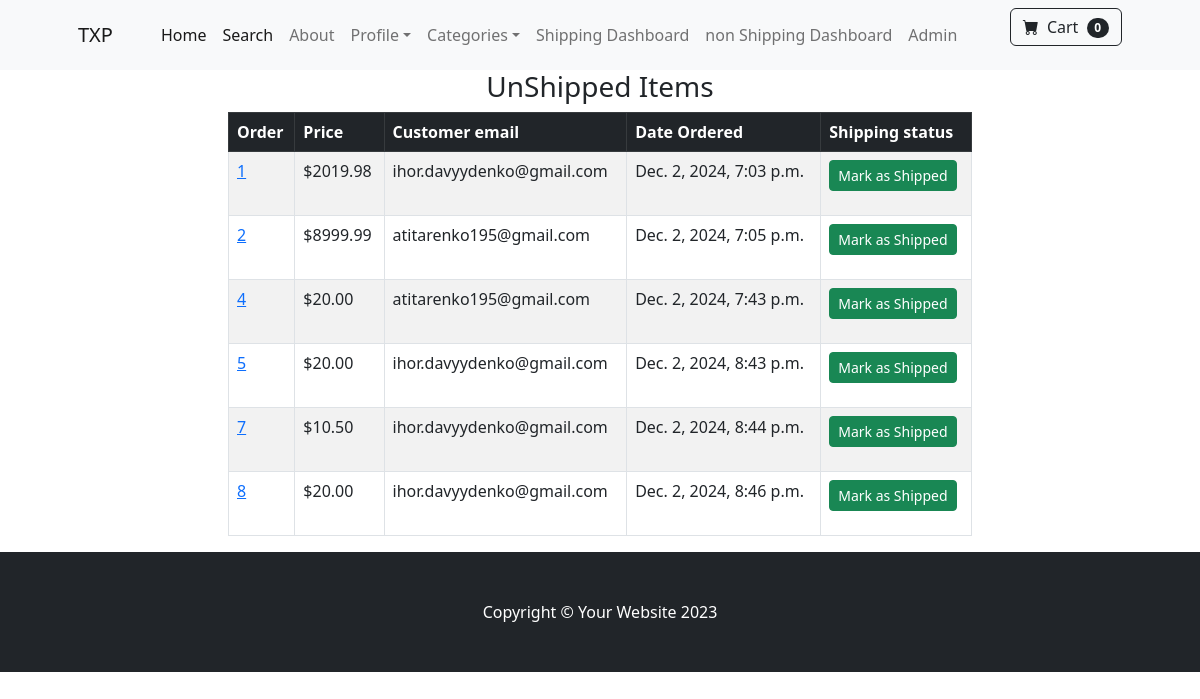
/payment/not_shipped_dash (signed in), run on an earlier commit of the app's database.
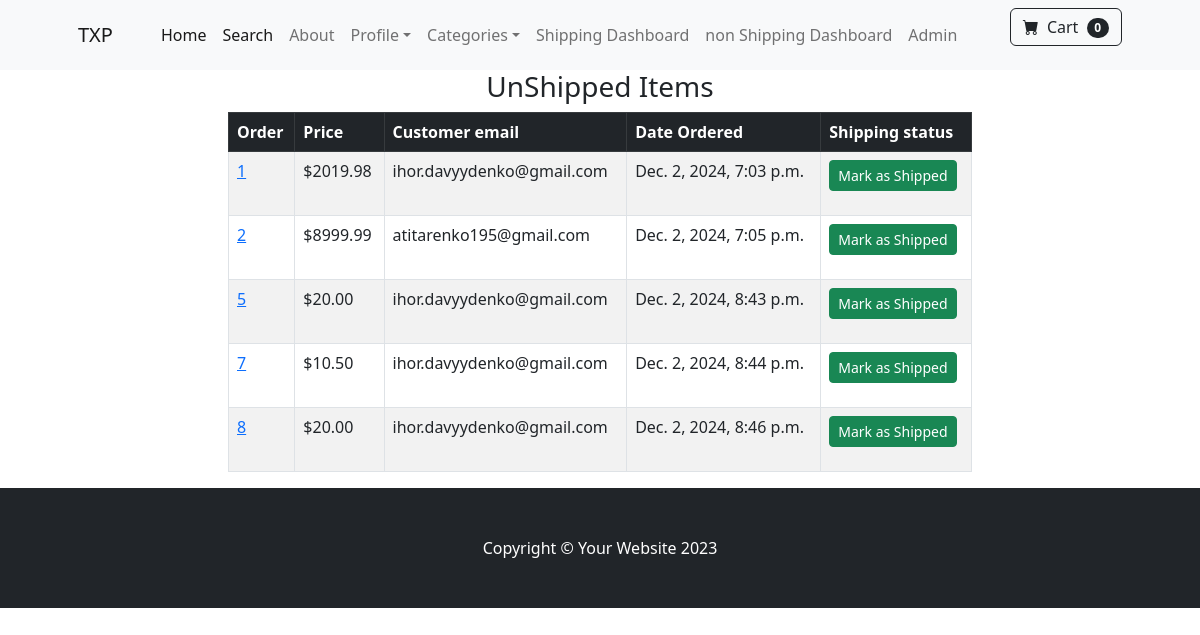
And on a later commit of the database.
### payment/models.py (models this page shows, shortened)
class Order(models.Model):
    user = models.ForeignKey(User, on_delete=models.CASCADE, null=True, blank=True)
    full_name = models.CharField(max_length=255)
    email = models.EmailField(max_length=255)
    shipping_address = models.TextField(max_length=255)
    amount_paid = models.DecimalField(max_digits=15, decimal_places=2)
    date_ordered = models.DateTimeField(auto_now_add=True)
    is_shipped = models.BooleanField(default=False)
    date_shipped = models.DateTimeField(blank=True, null=True)

### payment/views.py (the view)
# urls.py: path('not_shipped_dash', views.not_shipped_dash, name='not_shipped_dash'),
def not_shipped_dash(request):
    if request.user.is_authenticated and request.user.is_superuser:
        orders = Order.objects.filter(is_shipped=False)
        if request.POST:
            num = request.POST['num']
            order = Order.objects.filter(id=num)
            order.update(is_shipped=True, date_shipped=dt.datetime.now())
            messages.success(request, 'Marked as shipped')
            return redirect('shipped_dash')
        context = {'orders': orders}
        return render(request, 'payment/not_shipped_dash.html', context)
    else:
        messages.success(request, 'Access Denied')
        return redirect('home')

### cart/cart.py (called while the page is built)
    def __len__(self):
        return len(self.cart)

### cart/context_processors.py (called while the page is built)
def cart(request):
    cart = Cart(request)
    return {'cart': cart}

### payment/templates/payment/not_shipped_dash.html (shortened to what this page needs)
{% extends 'base.html' %}
{% block content %}
<div class="container">
    <div class="row">
        <center>
            <div class="col-8">
                <h3>UnShipped Items</h3>
                <table class="table table-striped table-hover table-bordered">
                    <thead class="table-dark">
                    <tr>
                        <th scope="col">Order</th>
                        <th scope="col">Price</th>
                        <th scope="col">Customer email</th>
                        <th scope="col">Date Ordered</th>
                        <th scope="col">Shipping status</th>
                    </tr>
                    </thead>
                    <tbody>
                    {% for order in orders%}
                    <tr>
                        <td><a href="{% url 'orders' order.id %}"> {{ order.id}}</a></td>
                        <td>${{ order.amount_paid}}</td>
                        <td>{{ order.email}}</td>
                        <td>{{ order.date_ordered }}</td>
                        <td><form method="post">
                            <button type="submit" class="btn btn-success btn-sm">Mark as Shipped</button>
                        </form></td>
                    </tr>
                    {% endfor %}
                    </tbody>
                </table>
            </div>
        </center>
    </div>
</div>
{% endblock %}

What changed in the data, as far as the page shows it:
no longer on this page (row edited): Order: id "4", amount_paid "20.00", email "atitarenko195@gmail.com", date_ordered "Dec. 2, 2024, 7:43 p.m."
